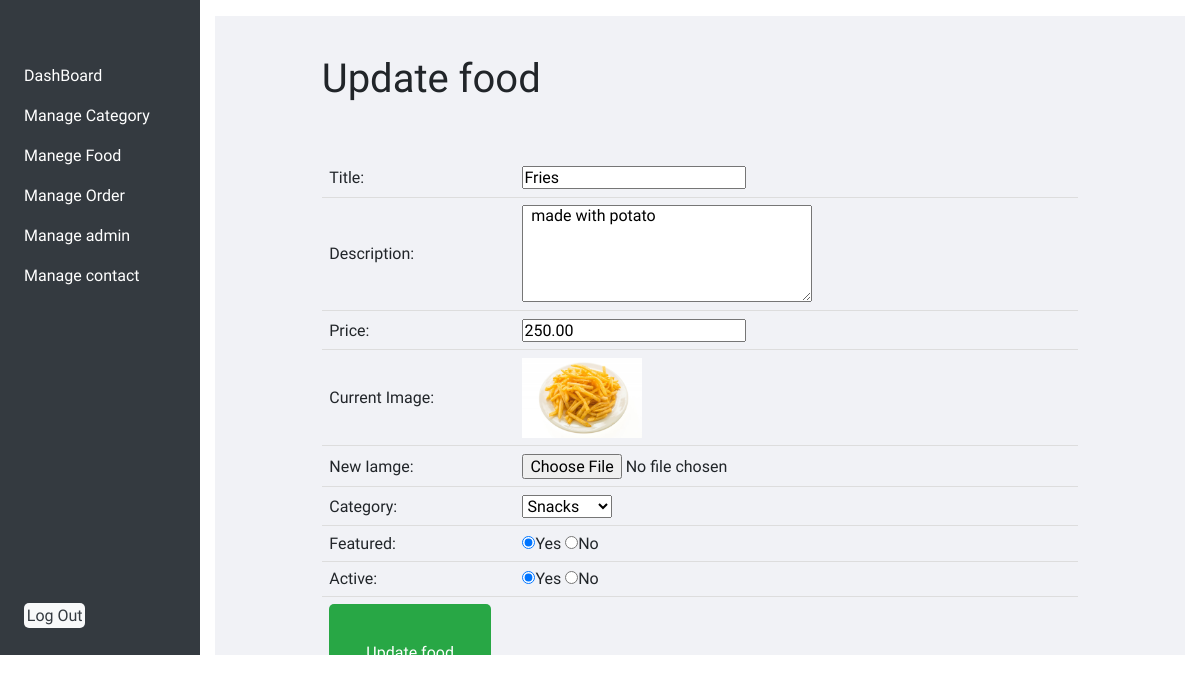
The app's page /admin/update_food.php?id=27 (signed in) with its own data.
### tables this page shows
CREATE TABLE `tbl_food` (
  `id` int(10) UNSIGNED NOT NULL,
  `title` varchar(100) NOT NULL,
  `description` text NOT NULL,
  `price` decimal(10,2) NOT NULL,
  `image_name` varchar(255) NOT NULL,
  `category_id` int(10) UNSIGNED NOT NULL,
  `featured` varchar(10) NOT NULL,
  `active` varchar(10) NOT NULL
);

CREATE TABLE `tbl_category` (
  `id` int(10) UNSIGNED NOT NULL,
  `title` varchar(100) NOT NULL,
  `image_name` varchar(255) NOT NULL,
  `featured` varchar(10) NOT NULL,
  `active` varchar(10) NOT NULL
);

### admin/update_food.php (the view, shortened to what this page needs)
<div class="container-fluid">
    <div class="row flex-nowrap">
        <div class="col-auto col-md-3 col-xl-2 px-sm-2 px-0 bg-dark "  >
<?php
 include('partials/menu.php'); ?>
</div>
        </div>
        <div class="col py-3" style="float: left;
        width: 71%; height:655px; overflow-y:scroll ;
">
                <?php
                if(isset($_GET['id']))
                {
                    $id =$_GET['id'];
                    $sql2 = "SELECT * FROM tbl_food  WHERE id=$id";
                    $res2 = mysqli_query($conn, $sql2);
                    $row2 =mysqli_fetch_assoc($res2);
                    $title = $row2['title'];
                    $description = $row2['description'];
                    $price = $row2['price'];
                    $current_image = $row2['image_name'];
                    $current_category = $row2['category_id'];
                    $featured = $row2['featured'];
                    $active = $row2['active'];
                }
                else
                {
                    header("location:".SITEURL.'admin/manage_food.php');
                }
                ?>
             <div class="main-content">
             <div class="wrapper">
              <h1>Update food</h1>
              <br><br>
              <form action="" method="POST" enctype="multipart/form-data">
              <table class="tbl-40">
              <tr>
                  <td>Title:</td>
                  <td>
                      <input type="text" name="title" value="<?php echo $title;?>">
                  </td>
              </tr>
              <tr>
              <td>Description:</td>
                  <td>
                      <textarea name="description" cols="30" rows="5" ><?php echo $description;?></textarea>
                  </td>
              </tr>
              <tr>
                   <td>Price:</td>
                   <td>
                       <input type = "number" name="price" value="<?php echo $price;?>">
                   </td>
                </tr>
              <tr>
                  <td> Current Image:</td>
                  <td>
                     <?php
                     if($current_image =="")
                     {
                         echo "<div class='error'> Image not available</div>";
                     }
                     else{
                        ?>
                        <img src="<?php echo SITEURL;?>images/food/<?php echo $current_image;?>" width="120px">
                        <?php
                     }
                     ?>
                  </td>
              </tr>
              <tr>
                  <td >New Iamge:</td>
                  <td>
                      <input type="file" name="image" >
                  </td>
              </tr>
              <tr>
                  <td>Category:</td>
                  <td>
                     <select name="category">
                         <?php
                         $sql = "SELECT * FROM tbl_category WHERE active='Yes'";
                         $res = mysqli_query($conn, $sql);
                         $count = mysqli_num_rows($res);
                         if($count>0)
                         {
                             while($row=mysqli_fetch_assoc($res))
                             {
                                 $category_title = $row['title'];
                                 $category_id = $row['id'];
                                 ?>
                            <option <?php if($current_category==$category_id) {echo "selected";}?> value ="<?php echo $category_id?>"> <?php echo  $category_title;?></option>;
                            <?php
                             }
                         }
                         else
                         {
                             echo "<option value ='0'>Category not available. </option>";
                         }
                         ?>
                     </select>
                  </td>
              </tr>
              <tr>
               <td>Featured:</td>
               <td>
                 <input <?php if($featured=="Yes") {echo "checked";}?> type="radio" name="featured" value="Yes">Yes
                 <input <?php if($featured=="No") {echo "checked";}?> type="radio" name="featured" value="No">No
               </td>
               </tr>
               <tr>
               <td>Active:</td>
               <td>
                 <input <?php if($active=="Yes") {echo "checked";}?> type="radio" name="active" value="Yes">Yes
                 <input <?php if($active=="No") {echo "checked";}?>type="radio" name="active" value="No">No
               </td>
               </tr>
               <tr>
                       <td colspan="2">
                           <input type="submit" name="submit" value="Update food" class="btn btn-success" >
                       </td>
                    </tr>
              </table>
            </form>
        </div>
             </div>
             </div>
    </div>
</div>

### css/admin.css (style rules this page uses)
* { margin: 0; padding: 0; font-family: Cambria, Cochin, Georgia, Times, 'Times New Roman', serif; }
.wrapper { padding: 1%; width: 80%; margin: 0 auto; }
table { border-collapse: collapse; width: 100%; }
th, td { padding: 8px; text-align: left; border-bottom: 1px solid #ddd; }
table tr td { padding: 1%; }
.main-content { background-color: #f1f2f6; padding: 3% 0; }

### css/style.css (style rules this page uses)
html { scroll-behavior: smooth; }
* { margin: 0 0; padding: 0 0; font-family: 'Patua One', cursive; }
.btn { padding: 5%; border: none; font-size: 1rem; border-radius: 5px; }

### records on screen
tbl_food: title "Fries", description "made with potato", price "250.00", image_name (picture), category "Snacks", featured "☑", active "☑"
